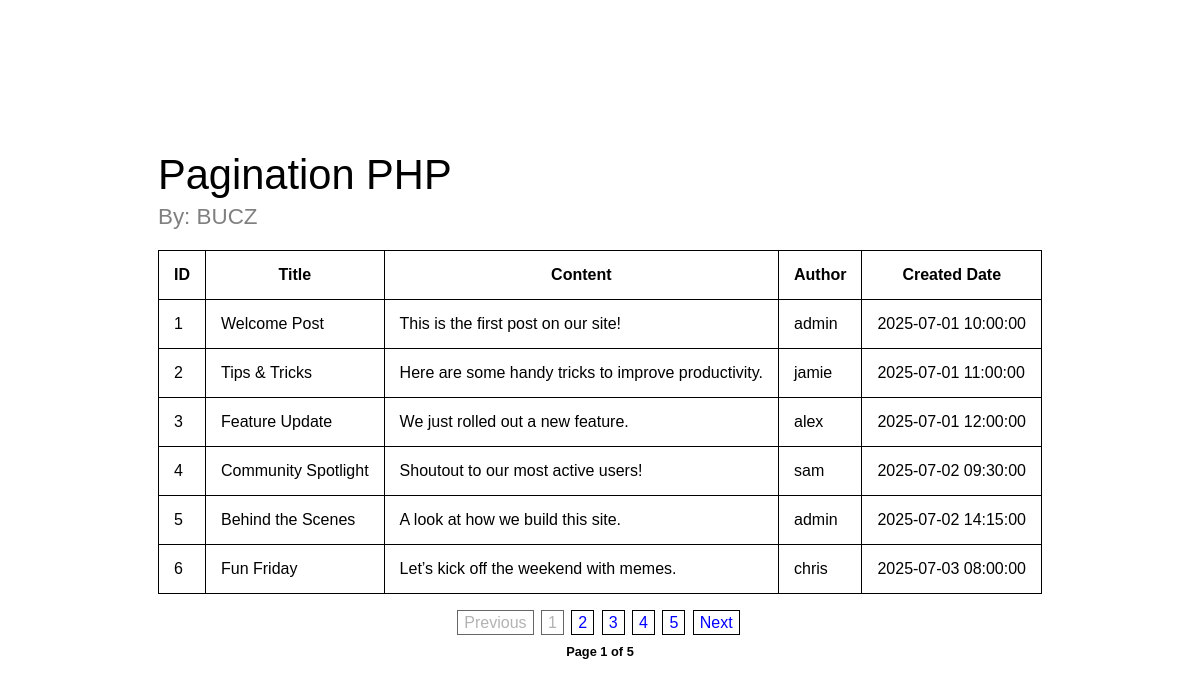
The page / on the database its author committed.
### tables this page shows
CREATE TABLE `paginationtable` (
  `id` int(11) NOT NULL,
  `title` varchar(255) NOT NULL,
  `content` text DEFAULT NULL,
  `author` varchar(100) DEFAULT NULL,
  `created_at` datetime DEFAULT current_timestamp()
);

### includes/pagination.script.php (called while the page is built, shortened)
<?php
if(isset($_GET['page_no']) && $_GET['page_no'] !== "") {
    $page_no = $_GET['page_no'];
}else {
    $page_no = 1;
}
$total_records_per_page = 6;
$offset = ($page_no - 1) * $total_records_per_page;
$fetchData = $pdo->query("SELECT * FROM paginationtable LIMIT $offset, $total_records_per_page");
$next_page = $page_no + 1;
$stmt = $pdo->query("SELECT COUNT(*) AS total_records FROM paginationtable");
$row = $stmt->fetch(PDO::FETCH_ASSOC);
$total_records = $row['total_records'];
$total_no_of_pages = ceil($total_records / $total_records_per_page);

### index.php (the view, shortened to what this page needs)
<?php
include 'includes/db.connect.php';
?>
<!DOCTYPE html>
<html lang="en">
<head>
    <link rel="stylesheet" href="stylesheets/style.css">
</head>
<body>
    <main>
        <div class="container">
            <h1>Pagination PHP</h1>
            <p>By: BUCZ</p>
            <table>
                <tr>
                    <th>ID</th>
                    <th>Title</th>
                    <th>Content</th>
                    <th>Author</th>
                    <th>Created Date</th>
                </tr>
                <?php
                require_once 'includes/pagination.script.php';
                while($row = $fetchData->fetch(PDO::FETCH_ASSOC)) {
                    echo
                    "<tr>
                        <td>$row[id]</td>
                        <td>$row[title]</td>
                        <td>$row[content]</td>
                        <td>$row[author]</td>
                        <td>$row[created_at]</td>
                    </tr>";
                }
                ?>
            </table>
        </div>
        <div class="pagination-container">
                <a class="<?php echo ($page_no <= 1) ? 'disabled' : ''; ?>" <?php echo ($page_no > 1) ? 'href=?page_no=' . $previous_page : ''; ?>>Previous</a>
                <?php
                for($counter = 1; $counter <= $total_no_of_pages; $counter++) { ?>
                <?php if($page_no != $counter) { ?>
                    <a href="?page_no=<?php echo $counter ?>"><?php echo $counter ?></a>
                <?php }else { ?>
                    <a class="disabled"><?php echo $counter ?></a>
                <?php } ?>
                <?php } ?>
                <a class="<?php echo ($page_no >= $total_no_of_pages) ? 'disabled' : ''; ?>" <?php echo ($page_no < $total_no_of_pages) ? 'href=?page_no=' . $next_page : ''; ?>>Next</a>
            </div>
            <div class="total-page">
                <strong>Page <?php echo $page_no;?> of <?php echo $total_no_of_pages;?></strong>
            </div>
    </main>
</body>
</html>

### stylesheets/style.css (style rules this page uses)
* { margin: 0; padding: 0; box-sizing: border-box; font-family: sans-serif; }
main { width: 100%; min-height: 100svh; display: flex; justify-content: center; align-items: center; flex-direction: column; }
.container { margin-top: 10px; margin-bottom: 10px; }
.container h1 { font-weight: lighter; font-size: 2.6rem; margin-bottom: 5px; }
.container p { color: gray; font-size: 1.4rem; margin-bottom: 20px; }
table, th, td { border: 1px solid black; border-collapse: collapse; padding: 15px; margin-bottom: 10px; }
.pagination-container { margin-bottom: 10px; }
.pagination-container a { text-decoration: none; border: 1px solid black; padding: 3px 6px; color: blue; margin-right: 3px; }
.pagination-container a.disabled { pointer-events: none; cursor: not-allowed; opacity: 0.6; color: gray; }
.total-page strong { font-size: 0.8rem; }

### rows shown on the page
paginationtable: id "1", title "Welcome Post", content "This is the first post on our site!", author "admin", created_at "2025-07-01 10:00:00"
paginationtable: id "2", title "Tips & Tricks", content "Here are some handy tricks to improve productivity.", author "jamie", created_at "2025-07-01 11:00:00"
paginationtable: id "3", title "Feature Update", content "We just rolled out a new feature.", author "alex", created_at "2025-07-01 12:00:00"
paginationtable: id "4", title "Community Spotlight", content "Shoutout to our most active users!", author "sam", created_at "2025-07-02 09:30:00"
paginationtable: id "5", title "Behind the Scenes", content "A look at how we build this site.", author "admin", created_at "2025-07-02 14:15:00"
paginationtable: id "6", title "Fun Friday", content "Let’s kick off the weekend with memes.", author "chris", created_at "2025-07-03 08:00:00"

### other values the page prints
$page_no "1"
$total_no_of_pages "5"
